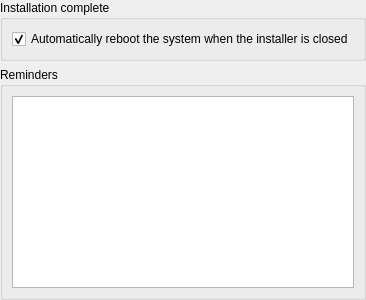
        <widget class="QWidget" name="Step_End">
         <layout class="QGridLayout" name="_17">
          <property name="leftMargin">
           <number>0</number>
          </property>
          <property name="topMargin">
           <number>0</number>
          </property>
          <property name="rightMargin">
           <number>0</number>
          </property>
          <property name="bottomMargin">
           <number>0</number>
          </property>
          <item row="0" column="0">
           <widget class="QGroupBox" name="exitBox">
            <property name="title">
             <string>Installation complete</string>
            </property>
            <layout class="QGridLayout">
             <item row="0" column="0">
              <widget class="QCheckBox" name="checkBoxExitReboot">
               <property name="text">
                <string>Automatically reboot the system when the installer is closed</string>
               </property>
               <property name="checked">
                <bool>true</bool>
               </property>
              </widget>
             </item>
            </layout>
           </widget>
          </item>
          <item row="1" column="0">
           <widget class="QGroupBox" name="reminderBox">
            <property name="sizePolicy">
             <sizepolicy hsizetype="MinimumExpanding" vsizetype="MinimumExpanding">
              <horstretch>0</horstretch>
              <verstretch>0</verstretch>
             </sizepolicy>
            </property>
            <property name="title">
             <string>Reminders</string>
            </property>
            <layout class="QGridLayout">
             <item row="1" column="0">
              <widget class="QPlainTextEdit" name="remindersBrowser">
               <property name="sizePolicy">
                <sizepolicy hsizetype="MinimumExpanding" vsizetype="MinimumExpanding">
                 <horstretch>0</horstretch>
                 <verstretch>0</verstretch>
                </sizepolicy>
               </property>
               <property name="minimumSize">
                <size>
                 <width>0</width>
                 <height>0</height>
                </size>
               </property>
               <property name="maximumSize">
                <size>
                 <width>32767</width>
                 <height>32767</height>
                </size>
               </property>
               <property name="acceptDrops">
                <bool>false</bool>
               </property>
               <property name="textInteractionFlags">
                <set>Qt::TextSelectableByKeyboard|Qt::TextSelectableByMouse</set>
               </property>
              </widget>
             </item>
            </layout>
           </widget>
          </item>
         </layout>
        </widget>
